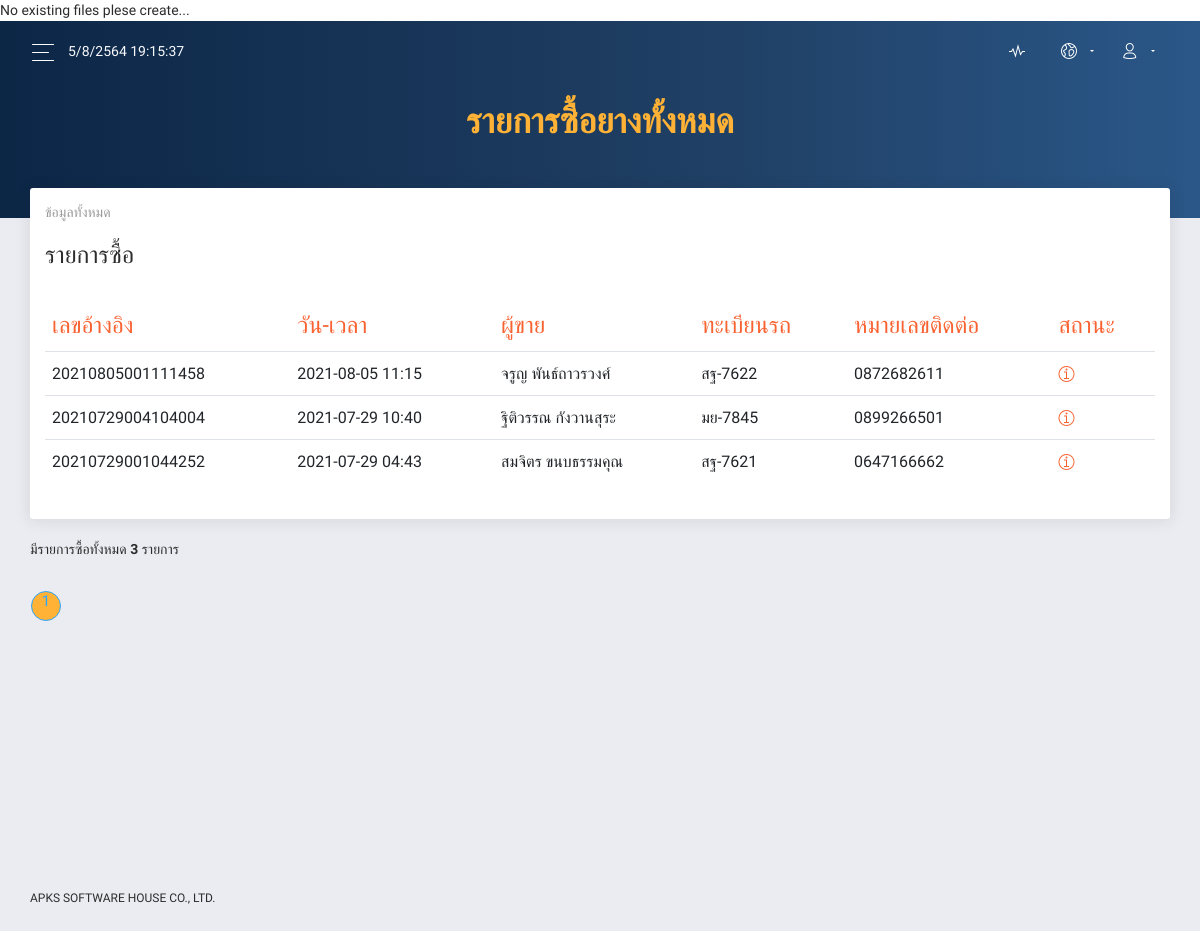
The app's page /poList.php with its own data.
### tables this page shows
CREATE TABLE IF NOT EXISTS `tbl_wg4buy` (
  `id` int(11) NOT NULL AUTO_INCREMENT,
  `wg_ponum` varchar(17) DEFAULT NULL,
  `wg_vlpn` char(20) DEFAULT NULL,
  `wg_suppcode` char(17) DEFAULT NULL,
  `wg_buytype` char(4) DEFAULT NULL,
  `wg_type` char(4) DEFAULT NULL,
  `wg_scale` char(4) DEFAULT NULL,
  `wg_product` char(4) DEFAULT NULL,
  `wg_palletqty` tinyint(3) DEFAULT NULL,
  `wg_eachpallet` float DEFAULT NULL,
  `wg_scalerd` float DEFAULT NULL,
  `wg_net` float DEFAULT NULL,
  `wg_createdat` timestamp NULL DEFAULT NULL,
  `po_status` tinyint(1) DEFAULT '1' COMMENT '0->Close,1->Open',
  `po_vtype` char(4) DEFAULT NULL,
  `po_prdgrp` char(4) DEFAULT NULL,
  `po_creator` char(4) DEFAULT '0000' COMMENT '0->Thanos',
  `po_taxrubber` float DEFAULT '0',
  `po_labour` float DEFAULT '0',
  `po_createdat` timestamp NULL DEFAULT NULL,
  `po_updatedat` timestamp NULL DEFAULT NULL ON UPDATE CURRENT_TIMESTAMP,
  PRIMARY KEY (`id`) USING BTREE
);

CREATE TABLE IF NOT EXISTS `tbl_suppliers` (
  `id` int(11) NOT NULL AUTO_INCREMENT,
  `supp_code` char(50) DEFAULT NULL,
  `supp_category` varchar(4) NOT NULL DEFAULT '1',
  `supp_name` varchar(150) DEFAULT NULL,
  `supp_surname` varchar(150) DEFAULT NULL,
  `supp_address` varchar(150) DEFAULT NULL,
  `supp_amphoe` varchar(150) DEFAULT NULL,
  `supp_province` varchar(150) DEFAULT NULL,
  `supp_zipcode` char(50) DEFAULT NULL,
  `supp_details` text,
  `supp_phone` char(50) DEFAULT NULL,
  `supp_email` varchar(250) DEFAULT NULL,
  `supp_line` char(50) DEFAULT NULL,
  `supp_createdat` timestamp NULL DEFAULT NULL,
  `supp_updatedat` timestamp NULL DEFAULT NULL ON UPDATE CURRENT_TIMESTAMP,
  `old_code` varchar(6) DEFAULT NULL,
  PRIMARY KEY (`id`),
  UNIQUE KEY `supp_code` (`supp_code`)
);

### lib/apksFunctions.php (called while the page is built, shortened)
<?php
function dbConnect()
{
    $conn = mysqli_connect($GLOBALS['db_host'], $GLOBALS['db_user'], $GLOBALS['db_pass'], $GLOBALS['db_name'], $GLOBALS['db_port']);
    if ($conn->connect_error) {
        die("Connection failed: " . $conn->connect_error);
    } else {
        $conn->set_charset($GLOBALS['db_char']);
        return $conn;
    }
}
function getValue($tblName, $refColumn, $refValue, $refType, $colName)
{
    $dbConnect = dbConnect();
    if ($refType == 1)
        $sqlcmd = "SELECT * FROM " . $tblName . " WHERE " . $refColumn . "=" . $refValue;
    else if ($refType == 2)
        $sqlcmd = "SELECT * FROM " . $tblName . " WHERE " . $refColumn . "='" . $refValue . "'";
    $sqlres = mysqli_query($dbConnect, $sqlcmd);
    if ($sqlres) {
        $sqlfet = mysqli_fetch_assoc($sqlres);
        return $sqlfet[$colName];
    } else {
        return "ERROR : " . mysqli_error($dbConnect);
        return "<br>" . $sqlcmd . "<br>";
    }
}

### poList.php (the view, shortened to what this page needs)
<?php
include_once './lib/apksPagination.php';
include_once './lib/apksFunctions.php';
$dbConn = dbConnect();
?>
<!DOCTYPE html>
<html lang="en">
<head>
    <link rel="stylesheet" href="./css/all.css"/>
    <link href="./css/bootstrap.min.css" rel="stylesheet"/>
    <link href="./css/now-ui-dashboard.css?v=1.5.0" rel="stylesheet"/>
    <link href="./css/style4Paginator.css" rel="stylesheet">
    <link rel="stylesheet" href="https://cdn.jsdelivr.net/npm/bootstrap-icons@1.5.0/font/bootstrap-icons.css">
</head>
<body>
<div class="wrapper ">
    <div class="main-panel" id="main-panel">
        <?php
        require_once './fileNavbar.php';
        ?>
        <div class="panel-header h-auto">
            <h2 class="text-warning text-center font-weight-bold">รายการซื้อยางทั้งหมด</h2>
        </div>
        <div class="content">
            <div class="row">
                <div class="col-md-12">
                    <div class="card">
                        <div class="card-header">
                            <h5 class="card-category"> ข้อมูลทั้งหมด </h5>
                            <h4 class="card-title"> รายการซื้อ </h4>
                        </div>
                        <div class="card-body">
                            <div class="table-responsive">
                                <table class="table">
                                    <thead class=" text-primary">
                                    <tr>
                                        <th>เลขอ้างอิง</th>
                                        <th>วัน-เวลา</th>
                                        <th>ผู้ขาย</th>
                                        <th>ทะเบียนรถ</th>
                                        <th>หมายเลขติดต่อ</th>
                                        <th>สถานะ</th>
                                    </tr>
                                    </thead>
                                    <tbody>
                                    <?php
                                    $sqlcmd_listPO = "SELECT * FROM tbl_wg4buy WHERE 1 GROUP BY wg_ponum ORDER BY wg_createdat DESC";
                                    $sqlres_listPO = mysqli_query($dbConn, $sqlcmd_listPO);
                                    if ($sqlres_listPO) {
                                        $Num_Rows = mysqli_num_rows($sqlres_listPO);
                                        $Per_Page = 10;
                                        $Page = $_GET["Page"];
                                        if (!$_GET["Page"]) {
                                            $Page = 1;
                                        }
                                        $Page_Start = (($Per_Page * $Page) - $Per_Page);
                                        $sqlcmd_listPO .= " LIMIT $Page_Start , $Per_Page";
                                        $sqlres_listPO = mysqli_query($dbConn, $sqlcmd_listPO);
                                        while ($sqlfet_listPO = mysqli_fetch_assoc($sqlres_listPO)) {
                                            ?>
                                            <tr>
                                                <td><?= $sqlfet_listPO['wg_ponum']; ?></td>
                                                <td><?= substr($sqlfet_listPO['wg_createdat'], 0, -3); ?></td>
                                                <td><?= getValue('tbl_suppliers', 'supp_code', $sqlfet_listPO['wg_suppcode'], 2, 'supp_name') . " " . getValue('tbl_suppliers', 'supp_code', $sqlfet_listPO['wg_suppcode'], 2, 'supp_surname'); ?></td>
                                                <td><?= $sqlfet_listPO['wg_vlpn']; ?></td>
                                                <td><?= getValue('tbl_suppliers', 'supp_code', $sqlfet_listPO['wg_suppcode'], 2, 'supp_phone'); ?></td>
                                                <td>
                                                    <a href="#" data-toggle="modal"
                                                       data-target="#modal4POInfo"
                                                       data-ponumber="<?= $sqlfet_listPO['wg_ponum']; ?>"><i
                                                                class="now-ui-icons travel_info"></i></a>
                                                </td>
                                            </tr>
                                            <?php
                                        }
                                    }
                                    ?>
                                    </tbody>
                                </table>
                            </div>
                        </div>
                    </div>
                </div>
            </div>
            มีรายการซื้อทั้งหมด <strong><?= $Num_Rows; ?></strong> รายการ
            <br><br>
            <div class="row">
                <div class="col-md-auto">
                    <?php
                    $pages = new Paginator;
                    $pages->items_total = $Num_Rows;
                    $pages->mid_range = 10;
                    $pages->current_page = $Page;
                    $pages->default_ipp = $Per_Page;
                    $pages->url_next = $_SERVER["PHP_SELF"] . "?QueryString=value&Page=";
                    $pages->paginate();
                    echo $pages->display_pages()
                    ?>
                </div>
            </div>
        </div>
        <?php
        require_once './fileFooter.php';
        ?>
    </div>
</div>
</body>
</html>

### records on screen
tbl_wg4buy: wg_ponum "20210805001111458", wg_createdat "2021-08-05 11:15", wg_suppcode.supp_name "จรูญ", wg_suppcode.supp_surname "พันธ์ถาวรวงศ์", wg_vlpn "สฐ-7622", wg_suppcode.supp_phone "0872682611"
tbl_wg4buy: wg_ponum "20210729004104004", wg_createdat "2021-07-29 10:40", wg_suppcode.supp_name "ฐิติวรรณ", wg_suppcode.supp_surname "กังวานสุระ", wg_vlpn "มย-7845", wg_suppcode.supp_phone "0899266501"
tbl_wg4buy: wg_ponum "20210729001044252", wg_createdat "2021-07-29 04:43", wg_suppcode.supp_name "สมจิตร", wg_suppcode.supp_surname "ขนบธรรมคุณ", wg_vlpn "สฐ-7621", wg_suppcode.supp_phone "0647166662"

### other values on screen
$Num_Rows "3"
